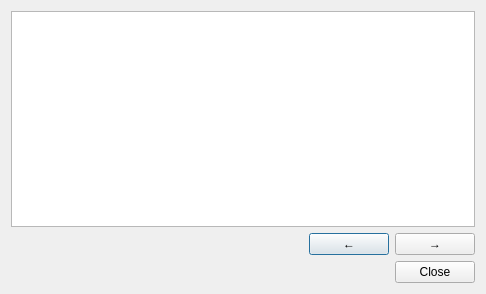
<?xml version="1.0" encoding="UTF-8"?>
<ui version="4.0">
 <class>TipDialog</class>
 <widget class="QDialog" name="TipDialog">
  <property name="geometry">
   <rect>
    <x>0</x>
    <y>0</y>
    <width>486</width>
    <height>294</height>
   </rect>
  </property>
  <property name="windowTitle">
   <string>Tip of the day</string>
  </property>
  <layout class="QVBoxLayout" name="verticalLayout">
   <item>
    <widget class="QTextBrowser" name="TipEdit_"/>
   </item>
   <item>
    <layout class="QHBoxLayout" name="horizontalLayout">
     <item>
      <spacer name="horizontalSpacer">
       <property name="orientation">
        <enum>Qt::Horizontal</enum>
       </property>
       <property name="sizeHint" stdset="0">
        <size>
         <width>40</width>
         <height>20</height>
        </size>
       </property>
      </spacer>
     </item>
     <item>
      <widget class="QPushButton" name="Backward_">
       <property name="text">
        <string>←</string>
       </property>
      </widget>
     </item>
     <item>
      <widget class="QPushButton" name="Forward_">
       <property name="text">
        <string>→</string>
       </property>
      </widget>
     </item>
    </layout>
   </item>
   <item>
    <widget class="QDialogButtonBox" name="buttonBox">
     <property name="orientation">
      <enum>Qt::Horizontal</enum>
     </property>
     <property name="standardButtons">
      <set>QDialogButtonBox::Close</set>
     </property>
    </widget>
   </item>
  </layout>
 </widget>
 <resources/>
 <connections>
  <connection>
   <sender>buttonBox</sender>
   <signal>accepted()</signal>
   <receiver>TipDialog</receiver>
   <slot>accept()</slot>
   <hints>
    <hint type="sourcelabel">
     <x>248</x>
     <y>254</y>
    </hint>
    <hint type="destinationlabel">
     <x>157</x>
     <y>274</y>
    </hint>
   </hints>
  </connection>
  <connection>
   <sender>buttonBox</sender>
   <signal>rejected()</signal>
   <receiver>TipDialog</receiver>
   <slot>reject()</slot>
   <hints>
    <hint type="sourcelabel">
     <x>316</x>
     <y>260</y>
    </hint>
    <hint type="destinationlabel">
     <x>286</x>
     <y>274</y>
    </hint>
   </hints>
  </connection>
 </connections>
</ui>
